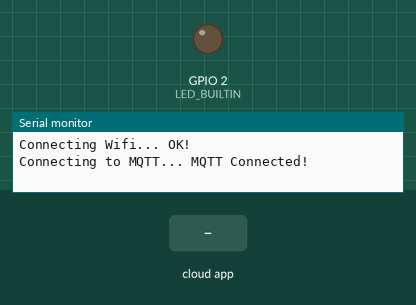
The sketch below on a simulated ESP8266 (NodeMCU). Parts: output pins drawn as LEDs (lit = HIGH, except the on-board LED, lit = LOW), the last lines printed to the serial monitor. Inputs (shaded band) come from the test bench. WiFi joins after 1.5 s; servers stay silent unless stated; no MQTT or app messages arrive unless stated.

Above: at 2.7 s.
2.8 s: the phone or cloud app sets onoff to ON
At 3.2 s:
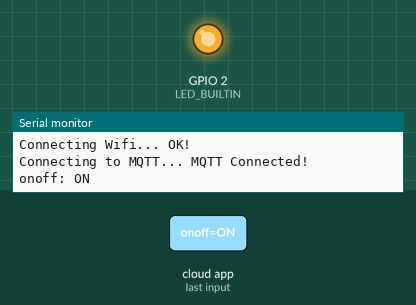
Timing chart, 0 to 5.8 s (numbered marks = the images above; inputs shaded):
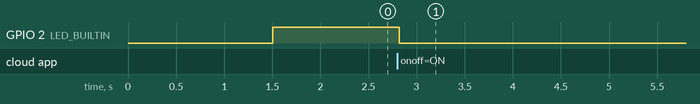

The sketch:

assistant.ino
```cpp
     #include <ESP8266WiFi.h>
#include "Adafruit_MQTT.h"
#include "Adafruit_MQTT_Client.h"

#define WIFI_SSID "<Your Wifi SSID>"
#define WIFI_PASS "<Your WiFi Password>"

#define MQTT_SERV "io.adafruit.com"
#define MQTT_PORT 1886
#define MQTT_NAME "<Your Adafruit IO Username>"
#define MQTT_PASS "<Your Adafruit IO Key>"


WiFiClient client;
Adafruit_MQTT_Client mqtt(&client, MQTT_SERV, MQTT_PORT, MQTT_NAME, MQTT_PASS);


Adafruit_MQTT_Subscribe onoff = Adafruit_MQTT_Subscribe(&mqtt, MQTT_NAME "/f/onoff");


void setup()
{
  Serial.begin(9600);
  Serial.print("\n\nConnecting Wifi... ");
  WiFi.begin(WIFI_SSID, WIFI_PASS);
  while (WiFi.status() != WL_CONNECTED)
  {
    delay(500);
  }

  Serial.println("OK!");
  mqtt.subscribe(&onoff);

  pinMode(LED_BUILTIN, OUTPUT);
  digitalWrite(LED_BUILTIN, HIGH);
}

void loop()
{
  MQTT_connect();
  Adafruit_MQTT_Subscribe * subscription;
  while ((subscription = mqtt.readSubscription(5000)))
  {

    if (subscription == &onoff)
    {

      Serial.print("onoff: ");
      Serial.println((char*) onoff.lastread);


      if (!strcmp((char*) onoff.lastread, "ON"))
      {
        digitalWrite(LED_BUILTIN, LOW);
      }
      else
      {
        digitalWrite(LED_BUILTIN, HIGH);
      }
    }
  }

  if (!mqtt.ping())
  {
    mqtt.disconnect();
  }
}


void MQTT_connect()
{
  int8_t ret;
  if (mqtt.connected())
  {
    return;
  }

  Serial.print("Connecting to MQTT... ");

  uint8_t retries = 3;
  while ((ret = mqtt.connect()) != 0) // connect will return 0 for connected
  {
       Serial.println(mqtt.connectErrorString(ret));
       Serial.println("Retrying MQTT connection in 5 seconds...");
       mqtt.disconnect();
       delay(5000);  // wait 5 seconds
       retries--;
       if (retries == 0)
       {
         while (1);
       }
  }
  Serial.println("MQTT Connected!");
}
```

Measured:
- after the input at 2.8 s, GPIO 2 (LED_BUILTIN): HIGH → LOW at once
